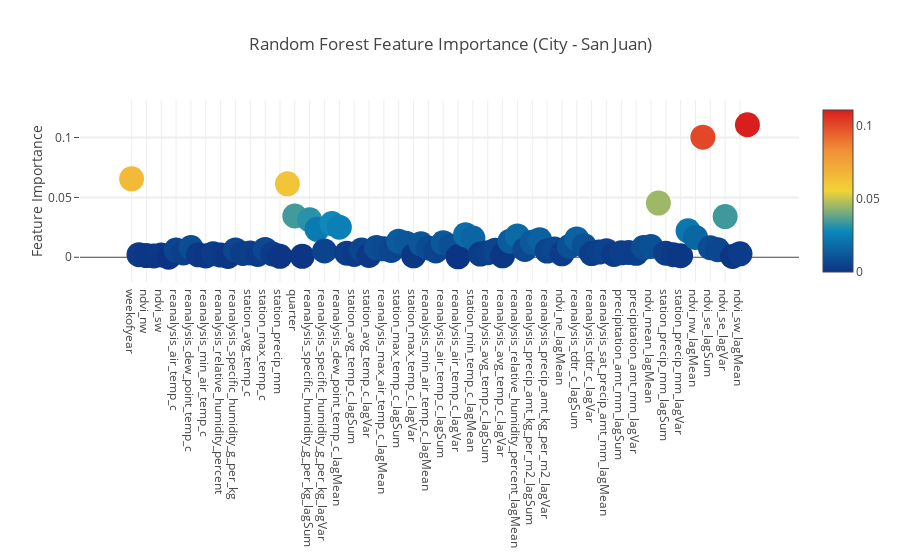
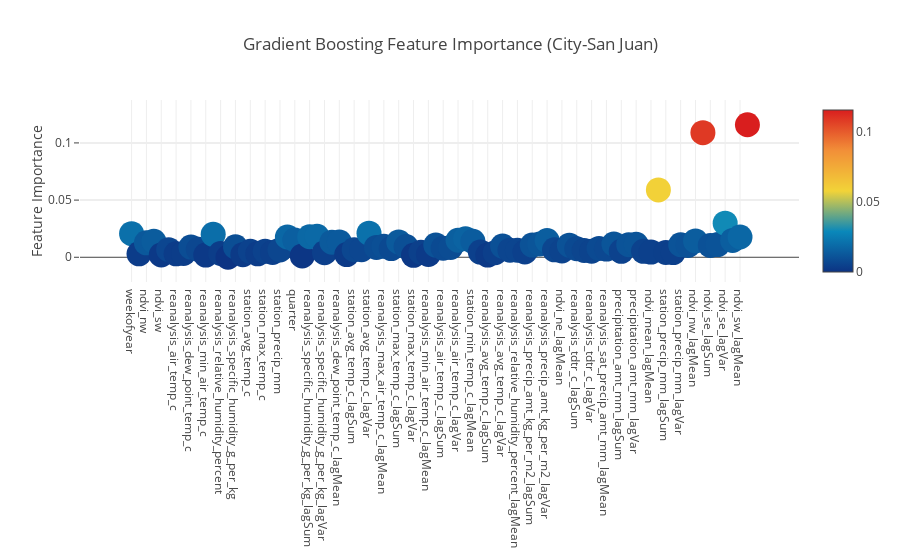
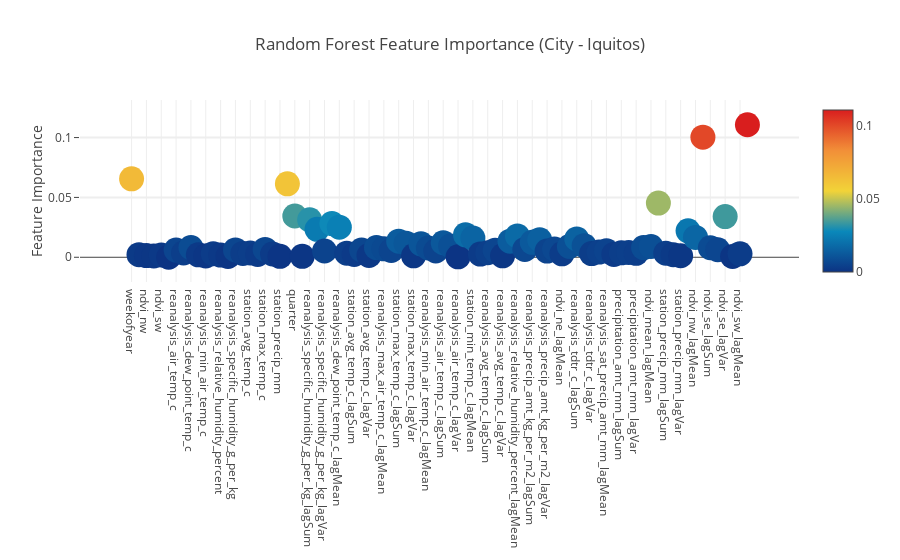
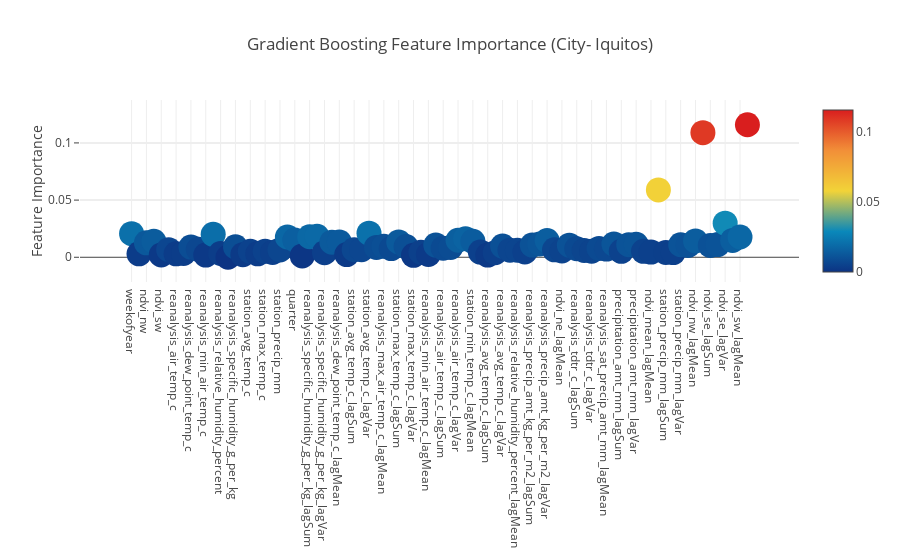

Notebook code for these charts, in order:
### Code cell
# Scatter plot 
trace = go.Scatter( y = feature_dataframe_sj['Random Forest feature importances'].values,
                    x = feature_dataframe_sj['features'].values,
                    mode='markers',
                    marker=dict( sizemode = 'diameter',
                                 sizeref = 1,
                                 size = 25,
                                 color = feature_dataframe_sj['Random Forest feature importances'].values,
                                 colorscale='Portland',
                                 showscale=True ),
                    text = feature_dataframe_sj['features'].values )
data = [trace]

layout= go.Layout(  autosize= True,
                    title= 'Random Forest Feature Importance (City - San Juan)',
                    hovermode= 'closest',
                    yaxis=dict( title= 'Feature Importance',
                                ticklen= 5,
                                gridwidth= 2 ),
                    xaxis= dict( automargin= True),
                    showlegend= False )
fig = go.Figure( data=data, layout=layout )
py.iplot( fig, filename='scatter2010' )

# Scatter plot 
trace = go.Scatter( y = feature_dataframe_sj['Gradient Boost feature importances'].values,
                    x = feature_dataframe_sj['features'].values,
                    mode='markers',
                    marker=dict( sizemode = 'diameter',
                                 sizeref = 1,
                                 size = 25,
                                 color = feature_dataframe_sj['Gradient Boost feature importances'].values,
                                 colorscale='Portland',
                                 showscale=True ),
                    text = feature_dataframe_sj['features'].values )
data = [trace]

layout= go.Layout(  autosize= True,
                    title= 'Gradient Boosting Feature Importance (City-San Juan)',
                    hovermode= 'closest',
                    yaxis=dict( title= 'Feature Importance',
                                ticklen= 5,
                                gridwidth= 2,
                              automargin= True),
                    xaxis= dict( automargin= True),
                    showlegend= False )
fig = go.Figure( data=data, layout=layout)
py.iplot( fig, filename='scatter2010' )

# Scatter plot 
trace = go.Scatter( y = feature_dataframe_sj['Random Forest feature importances'].values,
                    x = feature_dataframe_sj['features'].values,
                    mode='markers',
                    marker=dict( sizemode = 'diameter',
                                 sizeref = 1,
                                 size = 25,
                                 color = feature_dataframe_sj['Random Forest feature importances'].values,
                                 colorscale='Portland',
                                 showscale=True ),
                    text = feature_dataframe_sj['features'].values )
data = [trace]

layout= go.Layout(  autosize= True,
                    title= 'Random Forest Feature Importance (City - Iquitos)',
                    hovermode= 'closest',
                    yaxis=dict( title= 'Feature Importance',
                                ticklen= 5,
                                gridwidth= 2 ),
                    xaxis= dict( automargin= True),
                    showlegend= False )
fig = go.Figure( data=data, layout=layout )
py.iplot( fig, filename='scatter2010' )

# Scatter plot 
trace = go.Scatter( y = feature_dataframe_sj['Gradient Boost feature importances'].values,
                    x = feature_dataframe_sj['features'].values,
                    mode='markers',
                    marker=dict( sizemode = 'diameter',
                                 sizeref = 1,
                                 size = 25,
                                 color = feature_dataframe_sj['Gradient Boost feature importances'].values,
                                 colorscale='Portland',
                                 showscale=True ),
                    text = feature_dataframe_sj['features'].values )
data = [trace]

layout= go.Layout(  autosize= True,
                    title= 'Gradient Boosting Feature Importance (City- Iquitos)',
                    hovermode= 'closest',
                    yaxis=dict( title= 'Feature Importance',
                                ticklen= 5,
                                gridwidth= 2,
                              automargin= True),
                    xaxis= dict( automargin= True),
                    showlegend= False )
fig = go.Figure( data=data, layout=layout)
py.iplot( fig, filename='scatter2010' )

### Figure 1 — Plotly figure (JSON) as saved in the notebook; plotly's stock layout.template omitted (floating-point values rounded to 4 significant figures)
{"data": [{"marker": {"color": [0.06552, 0.002194, 0.0014, 0.001157, 0.001986, 0, 0.005984, 0.003547, 0.008092, 0.00207, 0.001116, 0.002997, 0.00187, 0.0007398, 0.006146, 0.003251, 0.00357, 0.002413, 0.006586, 0.00271, 0.0008126, 0.06134, 0.03447, 0.0008174, 0.0313, 0.02337, 0.00526, 0.02811, 0.02517, 0.003435, 0.002301, 0.006103, 0.001525, 0.008073, 0.007083, 0.005647, 0.01346, 0.01173, 0.001226, 0.01123, 0.007744, 0.005221, 0.01211, 0.009452, 0.0003848, 0.01875, 0.01604, 0.002647, 0.003868, 0.005833, 0.001173, 0.01346, 0.01781, 0.006537, 0.01249, 0.01465, 0.005171, 0.006843, 0.002888, 0.008984, 0.0153, 0.009724, 0.003112, 0.004326, 0.00535, 0.002391, 0.003692, 0.004067, 0.003278, 0.008094, 0.009029, 0.04528, 0.003465, 0.002174, 0.00125, 0.0221, 0.01659, 0.1004, 0.007972, 0.006313, 0.034, 0.000676, 0.002856, 0.1107], "colorscale": "Portland", "showscale": true, "size": 25, "sizemode": "diameter", "sizeref": 1}, "mode": "markers", "text": ["weekofyear", "ndvi_ne", "ndvi_nw", "ndvi_se", "ndvi_sw", "precipitation_amt_mm", "reanalysis_air_temp_c", "reanalysis_avg_temp_c", "reanalysis_dew_point_temp_c", "reanalysis_max_air_temp_c", "reanalysis_min_air_temp_c", "reanalysis_precip_amt_kg_per_m2", "reanalysis_relative_humidity_percent", "reanalysis_sat_precip_amt_mm", "reanalysis_specific_humidity_g_per_kg", "reanalysis_tdtr_c", "station_avg_temp_c", "station_diur_temp_rng_c", "station_max_temp_c", "station_min_temp_c", "station_precip_mm", "month", "quarter", "ndvi_mean", "reanalysis_specific_humidity_g_per_kg_lagSum", "reanalysis_specific_humidity_g_per_kg_lagMean", "reanalysis_specific_humidity_g_per_kg_lagVar", "reanalysis_dew_point_temp_c_lagSum", "reanalysis_dew_point_temp_c_lagMean", "reanalysis_dew_point_temp_c_lagVar", "station_avg_temp_c_lagSum", "station_avg_temp_c_lagMean", "station_avg_temp_c_lagVar", "reanalysis_max_air_temp_c_lagSum", "reanalysis_max_air_temp_c_lagMean", "reanalysis_max_air_temp_c_lagVar", "station_max_temp_c_lagSum", "station_max_temp_c_lagMean", "station_max_temp_c_lagVar", "reanalysis_min_air_temp_c_lagSum", "reanalysis_min_air_temp_c_lagMean", "reanalysis_min_air_temp_c_lagVar", "reanalysis_air_temp_c_lagSum", "reanalysis_air_temp_c_lagMean", "reanalysis_air_temp_c_lagVar", "station_min_temp_c_lagSum", "station_min_temp_c_lagMean", "station_min_temp_c_lagVar", "reanalysis_avg_temp_c_lagSum", "reanalysis_avg_temp_c_lagMean", "reanalysis_avg_temp_c_lagVar", "reanalysis_relative_humidity_percent_lagSum", "reanalysis_relative_humidity_percent_lagMean", "reanalysis_relative_humidity_percent_lagVar", "reanalysis_precip_amt_kg_per_m2_lagSum", "reanalysis_precip_amt_kg_per_m2_lagMean", "reanalysis_precip_amt_kg_per_m2_lagVar", "ndvi_ne_lagSum", "ndvi_ne_lagMean", "ndvi_ne_lagVar", "reanalysis_tdtr_c_lagSum", "reanalysis_tdtr_c_lagMean", "reanalysis_tdtr_c_lagVar", "reanalysis_sat_precip_amt_mm_lagSum", "reanalysis_sat_precip_amt_mm_lagMean", "reanalysis_sat_precip_amt_mm_lagVar", "precipitation_amt_mm_lagSum", "precipitation_amt_mm_lagMean", "precipitation_amt_mm_lagVar", "ndvi_mean_lagSum", "ndvi_mean_lagMean", "ndvi_mean_lagVar", "station_precip_mm_lagSum", "station_precip_mm_lagMean", "station_precip_mm_lagVar", "ndvi_nw_lagSum", "ndvi_nw_lagMean", "ndvi_nw_lagVar", "ndvi_se_lagSum", "ndvi_se_lagMean", "ndvi_se_lagVar", "ndvi_sw_lagSum", "ndvi_sw_lagMean", "ndvi_sw_lagVar"], "type": "scatter", "uid": "7886048a-d62c-46e2-86f5-350b93ead2fd", "x": ["weekofyear", "ndvi_ne", "ndvi_nw", "ndvi_se", "ndvi_sw", "precipitation_amt_mm", "reanalysis_air_temp_c", "reanalysis_avg_temp_c", "reanalysis_dew_point_temp_c", "reanalysis_max_air_temp_c", "reanalysis_min_air_temp_c", "reanalysis_precip_amt_kg_per_m2", "reanalysis_relative_humidity_percent", "reanalysis_sat_precip_amt_mm", "reanalysis_specific_humidity_g_per_kg", "reanalysis_tdtr_c", "station_avg_temp_c", "station_diur_temp_rng_c", "station_max_temp_c", "station_min_temp_c", "station_precip_mm", "month", "quarter", "ndvi_mean", "reanalysis_specific_humidity_g_per_kg_lagSum", "reanalysis_specific_humidity_g_per_kg_lagMean", "reanalysis_specific_humidity_g_per_kg_lagVar", "reanalysis_dew_point_temp_c_lagSum", "reanalysis_dew_point_temp_c_lagMean", "reanalysis_dew_point_temp_c_lagVar", "station_avg_temp_c_lagSum", "station_avg_temp_c_lagMean", "station_avg_temp_c_lagVar", "reanalysis_max_air_temp_c_lagSum", "reanalysis_max_air_temp_c_lagMean", "reanalysis_max_air_temp_c_lagVar", "station_max_temp_c_lagSum", "station_max_temp_c_lagMean", "station_max_temp_c_lagVar", "reanalysis_min_air_temp_c_lagSum", "reanalysis_min_air_temp_c_lagMean", "reanalysis_min_air_temp_c_lagVar", "reanalysis_air_temp_c_lagSum", "reanalysis_air_temp_c_lagMean", "reanalysis_air_temp_c_lagVar", "station_min_temp_c_lagSum", "station_min_temp_c_lagMean", "station_min_temp_c_lagVar", "reanalysis_avg_temp_c_lagSum", "reanalysis_avg_temp_c_lagMean", "reanalysis_avg_temp_c_lagVar", "reanalysis_relative_humidity_percent_lagSum", "reanalysis_relative_humidity_percent_lagMean", "reanalysis_relative_humidity_percent_lagVar", "reanalysis_precip_amt_kg_per_m2_lagSum", "reanalysis_precip_amt_kg_per_m2_lagMean", "reanalysis_precip_amt_kg_per_m2_lagVar", "ndvi_ne_lagSum", "ndvi_ne_lagMean", "ndvi_ne_lagVar", "reanalysis_tdtr_c_lagSum", "reanalysis_tdtr_c_lagMean", "reanalysis_tdtr_c_lagVar", "reanalysis_sat_precip_amt_mm_lagSum", "reanalysis_sat_precip_amt_mm_lagMean", "reanalysis_sat_precip_amt_mm_lagVar", "precipitation_amt_mm_lagSum", "precipitation_amt_mm_lagMean", "precipitation_amt_mm_lagVar", "ndvi_mean_lagSum", "ndvi_mean_lagMean", "ndvi_mean_lagVar", "station_precip_mm_lagSum", "station_precip_mm_lagMean", "station_precip_mm_lagVar", "ndvi_nw_lagSum", "ndvi_nw_lagMean", "ndvi_nw_lagVar", "ndvi_se_lagSum", "ndvi_se_lagMean", "ndvi_se_lagVar", "ndvi_sw_lagSum", "ndvi_sw_lagMean", "ndvi_sw_lagVar"], "y": [0.06552, 0.002194, 0.0014, 0.001157, 0.001986, 0, 0.005984, 0.003547, 0.008092, 0.00207, 0.001116, 0.002997, 0.00187, 0.0007398, 0.006146, 0.003251, 0.00357, 0.002413, 0.006586, 0.00271, 0.0008126, 0.06134, 0.03447, 0.0008174, 0.0313, 0.02337, 0.00526, 0.02811, 0.02517, 0.003435, 0.002301, 0.006103, 0.001525, 0.008073, 0.007083, 0.005647, 0.01346, 0.01173, 0.001226, 0.01123, 0.007744, 0.005221, 0.01211, 0.009452, 0.0003848, 0.01875, 0.01604, 0.002647, 0.003868, 0.005833, 0.001173, 0.01346, 0.01781, 0.006537, 0.01249, 0.01465, 0.005171, 0.006843, 0.002888, 0.008984, 0.0153, 0.009724, 0.003112, 0.004326, 0.00535, 0.002391, 0.003692, 0.004067, 0.003278, 0.008094, 0.009029, 0.04528, 0.003465, 0.002174, 0.00125, 0.0221, 0.01659, 0.1004, 0.007972, 0.006313, 0.034, 0.000676, 0.002856, 0.1107]}], "layout": {"autosize": true, "hovermode": "closest", "showlegend": false, "title": {"text": "Random Forest Feature Importance (City - San Juan)"}, "xaxis": {"automargin": true}, "yaxis": {"gridwidth": 2, "ticklen": 5, "title": {"text": "Feature Importance"}}}}

### Figure 2 — Plotly figure (JSON) as saved in the notebook; plotly's stock layout.template omitted (floating-point values rounded to 4 significant figures)
{"data": [{"marker": {"color": [0.02063, 0.00304, 0.0126, 0.01394, 0.002074, 0.006645, 0.003006, 0.00335, 0.008889, 0.00697, 0.00194, 0.02007, 0.00332, 0, 0.009163, 0.002293, 0.005234, 0.003021, 0.005202, 0.004211, 0.006459, 0.01774, 0.01512, 0.001178, 0.01798, 0.01837, 0.004022, 0.01322, 0.01345, 0.002354, 0.006681, 0.00664, 0.02106, 0.008603, 0.009567, 0.007572, 0.0134, 0.009381, 0.0017, 0.004404, 0.00251, 0.01066, 0.007926, 0.008545, 0.01487, 0.01624, 0.01398, 0.004521, 0.001957, 0.004015, 0.009817, 0.006238, 0.006129, 0.004594, 0.01069, 0.01163, 0.01457, 0.006536, 0.005458, 0.01062, 0.007515, 0.006012, 0.005373, 0.007723, 0.007134, 0.01155, 0.005161, 0.01102, 0.01132, 0.005221, 0.004578, 0.05887, 0.00425, 0.004127, 0.01094, 0.01034, 0.01427, 0.109, 0.01035, 0.01106, 0.02985, 0.01471, 0.01773, 0.1159], "colorscale": "Portland", "showscale": true, "size": 25, "sizemode": "diameter", "sizeref": 1}, "mode": "markers", "text": ["weekofyear", "ndvi_ne", "ndvi_nw", "ndvi_se", "ndvi_sw", "precipitation_amt_mm", "reanalysis_air_temp_c", "reanalysis_avg_temp_c", "reanalysis_dew_point_temp_c", "reanalysis_max_air_temp_c", "reanalysis_min_air_temp_c", "reanalysis_precip_amt_kg_per_m2", "reanalysis_relative_humidity_percent", "reanalysis_sat_precip_amt_mm", "reanalysis_specific_humidity_g_per_kg", "reanalysis_tdtr_c", "station_avg_temp_c", "station_diur_temp_rng_c", "station_max_temp_c", "station_min_temp_c", "station_precip_mm", "month", "quarter", "ndvi_mean", "reanalysis_specific_humidity_g_per_kg_lagSum", "reanalysis_specific_humidity_g_per_kg_lagMean", "reanalysis_specific_humidity_g_per_kg_lagVar", "reanalysis_dew_point_temp_c_lagSum", "reanalysis_dew_point_temp_c_lagMean", "reanalysis_dew_point_temp_c_lagVar", "station_avg_temp_c_lagSum", "station_avg_temp_c_lagMean", "station_avg_temp_c_lagVar", "reanalysis_max_air_temp_c_lagSum", "reanalysis_max_air_temp_c_lagMean", "reanalysis_max_air_temp_c_lagVar", "station_max_temp_c_lagSum", "station_max_temp_c_lagMean", "station_max_temp_c_lagVar", "reanalysis_min_air_temp_c_lagSum", "reanalysis_min_air_temp_c_lagMean", "reanalysis_min_air_temp_c_lagVar", "reanalysis_air_temp_c_lagSum", "reanalysis_air_temp_c_lagMean", "reanalysis_air_temp_c_lagVar", "station_min_temp_c_lagSum", "station_min_temp_c_lagMean", "station_min_temp_c_lagVar", "reanalysis_avg_temp_c_lagSum", "reanalysis_avg_temp_c_lagMean", "reanalysis_avg_temp_c_lagVar", "reanalysis_relative_humidity_percent_lagSum", "reanalysis_relative_humidity_percent_lagMean", "reanalysis_relative_humidity_percent_lagVar", "reanalysis_precip_amt_kg_per_m2_lagSum", "reanalysis_precip_amt_kg_per_m2_lagMean", "reanalysis_precip_amt_kg_per_m2_lagVar", "ndvi_ne_lagSum", "ndvi_ne_lagMean", "ndvi_ne_lagVar", "reanalysis_tdtr_c_lagSum", "reanalysis_tdtr_c_lagMean", "reanalysis_tdtr_c_lagVar", "reanalysis_sat_precip_amt_mm_lagSum", "reanalysis_sat_precip_amt_mm_lagMean", "reanalysis_sat_precip_amt_mm_lagVar", "precipitation_amt_mm_lagSum", "precipitation_amt_mm_lagMean", "precipitation_amt_mm_lagVar", "ndvi_mean_lagSum", "ndvi_mean_lagMean", "ndvi_mean_lagVar", "station_precip_mm_lagSum", "station_precip_mm_lagMean", "station_precip_mm_lagVar", "ndvi_nw_lagSum", "ndvi_nw_lagMean", "ndvi_nw_lagVar", "ndvi_se_lagSum", "ndvi_se_lagMean", "ndvi_se_lagVar", "ndvi_sw_lagSum", "ndvi_sw_lagMean", "ndvi_sw_lagVar"], "type": "scatter", "uid": "d2558c41-9b0f-4dde-ab99-c8fa993d381a", "x": ["weekofyear", "ndvi_ne", "ndvi_nw", "ndvi_se", "ndvi_sw", "precipitation_amt_mm", "reanalysis_air_temp_c", "reanalysis_avg_temp_c", "reanalysis_dew_point_temp_c", "reanalysis_max_air_temp_c", "reanalysis_min_air_temp_c", "reanalysis_precip_amt_kg_per_m2", "reanalysis_relative_humidity_percent", "reanalysis_sat_precip_amt_mm", "reanalysis_specific_humidity_g_per_kg", "reanalysis_tdtr_c", "station_avg_temp_c", "station_diur_temp_rng_c", "station_max_temp_c", "station_min_temp_c", "station_precip_mm", "month", "quarter", "ndvi_mean", "reanalysis_specific_humidity_g_per_kg_lagSum", "reanalysis_specific_humidity_g_per_kg_lagMean", "reanalysis_specific_humidity_g_per_kg_lagVar", "reanalysis_dew_point_temp_c_lagSum", "reanalysis_dew_point_temp_c_lagMean", "reanalysis_dew_point_temp_c_lagVar", "station_avg_temp_c_lagSum", "station_avg_temp_c_lagMean", "station_avg_temp_c_lagVar", "reanalysis_max_air_temp_c_lagSum", "reanalysis_max_air_temp_c_lagMean", "reanalysis_max_air_temp_c_lagVar", "station_max_temp_c_lagSum", "station_max_temp_c_lagMean", "station_max_temp_c_lagVar", "reanalysis_min_air_temp_c_lagSum", "reanalysis_min_air_temp_c_lagMean", "reanalysis_min_air_temp_c_lagVar", "reanalysis_air_temp_c_lagSum", "reanalysis_air_temp_c_lagMean", "reanalysis_air_temp_c_lagVar", "station_min_temp_c_lagSum", "station_min_temp_c_lagMean", "station_min_temp_c_lagVar", "reanalysis_avg_temp_c_lagSum", "reanalysis_avg_temp_c_lagMean", "reanalysis_avg_temp_c_lagVar", "reanalysis_relative_humidity_percent_lagSum", "reanalysis_relative_humidity_percent_lagMean", "reanalysis_relative_humidity_percent_lagVar", "reanalysis_precip_amt_kg_per_m2_lagSum", "reanalysis_precip_amt_kg_per_m2_lagMean", "reanalysis_precip_amt_kg_per_m2_lagVar", "ndvi_ne_lagSum", "ndvi_ne_lagMean", "ndvi_ne_lagVar", "reanalysis_tdtr_c_lagSum", "reanalysis_tdtr_c_lagMean", "reanalysis_tdtr_c_lagVar", "reanalysis_sat_precip_amt_mm_lagSum", "reanalysis_sat_precip_amt_mm_lagMean", "reanalysis_sat_precip_amt_mm_lagVar", "precipitation_amt_mm_lagSum", "precipitation_amt_mm_lagMean", "precipitation_amt_mm_lagVar", "ndvi_mean_lagSum", "ndvi_mean_lagMean", "ndvi_mean_lagVar", "station_precip_mm_lagSum", "station_precip_mm_lagMean", "station_precip_mm_lagVar", "ndvi_nw_lagSum", "ndvi_nw_lagMean", "ndvi_nw_lagVar", "ndvi_se_lagSum", "ndvi_se_lagMean", "ndvi_se_lagVar", "ndvi_sw_lagSum", "ndvi_sw_lagMean", "ndvi_sw_lagVar"], "y": [0.02063, 0.00304, 0.0126, 0.01394, 0.002074, 0.006645, 0.003006, 0.00335, 0.008889, 0.00697, 0.00194, 0.02007, 0.00332, 0, 0.009163, 0.002293, 0.005234, 0.003021, 0.005202, 0.004211, 0.006459, 0.01774, 0.01512, 0.001178, 0.01798, 0.01837, 0.004022, 0.01322, 0.01345, 0.002354, 0.006681, 0.00664, 0.02106, 0.008603, 0.009567, 0.007572, 0.0134, 0.009381, 0.0017, 0.004404, 0.00251, 0.01066, 0.007926, 0.008545, 0.01487, 0.01624, 0.01398, 0.004521, 0.001957, 0.004015, 0.009817, 0.006238, 0.006129, 0.004594, 0.01069, 0.01163, 0.01457, 0.006536, 0.005458, 0.01062, 0.007515, 0.006012, 0.005373, 0.007723, 0.007134, 0.01155, 0.005161, 0.01102, 0.01132, 0.005221, 0.004578, 0.05887, 0.00425, 0.004127, 0.01094, 0.01034, 0.01427, 0.109, 0.01035, 0.01106, 0.02985, 0.01471, 0.01773, 0.1159]}], "layout": {"autosize": true, "hovermode": "closest", "showlegend": false, "title": {"text": "Gradient Boosting Feature Importance (City-San Juan)"}, "xaxis": {"automargin": true}, "yaxis": {"automargin": true, "gridwidth": 2, "ticklen": 5, "title": {"text": "Feature Importance"}}}}

### Figure 3 — Plotly figure (JSON) as saved in the notebook; plotly's stock layout.template omitted (floating-point values rounded to 4 significant figures)
{"data": [{"marker": {"color": [0.06552, 0.002194, 0.0014, 0.001157, 0.001986, 0, 0.005984, 0.003547, 0.008092, 0.00207, 0.001116, 0.002997, 0.00187, 0.0007398, 0.006146, 0.003251, 0.00357, 0.002413, 0.006586, 0.00271, 0.0008126, 0.06134, 0.03447, 0.0008174, 0.0313, 0.02337, 0.00526, 0.02811, 0.02517, 0.003435, 0.002301, 0.006103, 0.001525, 0.008073, 0.007083, 0.005647, 0.01346, 0.01173, 0.001226, 0.01123, 0.007744, 0.005221, 0.01211, 0.009452, 0.0003848, 0.01875, 0.01604, 0.002647, 0.003868, 0.005833, 0.001173, 0.01346, 0.01781, 0.006537, 0.01249, 0.01465, 0.005171, 0.006843, 0.002888, 0.008984, 0.0153, 0.009724, 0.003112, 0.004326, 0.00535, 0.002391, 0.003692, 0.004067, 0.003278, 0.008094, 0.009029, 0.04528, 0.003465, 0.002174, 0.00125, 0.0221, 0.01659, 0.1004, 0.007972, 0.006313, 0.034, 0.000676, 0.002856, 0.1107], "colorscale": "Portland", "showscale": true, "size": 25, "sizemode": "diameter", "sizeref": 1}, "mode": "markers", "text": ["weekofyear", "ndvi_ne", "ndvi_nw", "ndvi_se", "ndvi_sw", "precipitation_amt_mm", "reanalysis_air_temp_c", "reanalysis_avg_temp_c", "reanalysis_dew_point_temp_c", "reanalysis_max_air_temp_c", "reanalysis_min_air_temp_c", "reanalysis_precip_amt_kg_per_m2", "reanalysis_relative_humidity_percent", "reanalysis_sat_precip_amt_mm", "reanalysis_specific_humidity_g_per_kg", "reanalysis_tdtr_c", "station_avg_temp_c", "station_diur_temp_rng_c", "station_max_temp_c", "station_min_temp_c", "station_precip_mm", "month", "quarter", "ndvi_mean", "reanalysis_specific_humidity_g_per_kg_lagSum", "reanalysis_specific_humidity_g_per_kg_lagMean", "reanalysis_specific_humidity_g_per_kg_lagVar", "reanalysis_dew_point_temp_c_lagSum", "reanalysis_dew_point_temp_c_lagMean", "reanalysis_dew_point_temp_c_lagVar", "station_avg_temp_c_lagSum", "station_avg_temp_c_lagMean", "station_avg_temp_c_lagVar", "reanalysis_max_air_temp_c_lagSum", "reanalysis_max_air_temp_c_lagMean", "reanalysis_max_air_temp_c_lagVar", "station_max_temp_c_lagSum", "station_max_temp_c_lagMean", "station_max_temp_c_lagVar", "reanalysis_min_air_temp_c_lagSum", "reanalysis_min_air_temp_c_lagMean", "reanalysis_min_air_temp_c_lagVar", "reanalysis_air_temp_c_lagSum", "reanalysis_air_temp_c_lagMean", "reanalysis_air_temp_c_lagVar", "station_min_temp_c_lagSum", "station_min_temp_c_lagMean", "station_min_temp_c_lagVar", "reanalysis_avg_temp_c_lagSum", "reanalysis_avg_temp_c_lagMean", "reanalysis_avg_temp_c_lagVar", "reanalysis_relative_humidity_percent_lagSum", "reanalysis_relative_humidity_percent_lagMean", "reanalysis_relative_humidity_percent_lagVar", "reanalysis_precip_amt_kg_per_m2_lagSum", "reanalysis_precip_amt_kg_per_m2_lagMean", "reanalysis_precip_amt_kg_per_m2_lagVar", "ndvi_ne_lagSum", "ndvi_ne_lagMean", "ndvi_ne_lagVar", "reanalysis_tdtr_c_lagSum", "reanalysis_tdtr_c_lagMean", "reanalysis_tdtr_c_lagVar", "reanalysis_sat_precip_amt_mm_lagSum", "reanalysis_sat_precip_amt_mm_lagMean", "reanalysis_sat_precip_amt_mm_lagVar", "precipitation_amt_mm_lagSum", "precipitation_amt_mm_lagMean", "precipitation_amt_mm_lagVar", "ndvi_mean_lagSum", "ndvi_mean_lagMean", "ndvi_mean_lagVar", "station_precip_mm_lagSum", "station_precip_mm_lagMean", "station_precip_mm_lagVar", "ndvi_nw_lagSum", "ndvi_nw_lagMean", "ndvi_nw_lagVar", "ndvi_se_lagSum", "ndvi_se_lagMean", "ndvi_se_lagVar", "ndvi_sw_lagSum", "ndvi_sw_lagMean", "ndvi_sw_lagVar"], "type": "scatter", "uid": "476c01ff-6296-4bae-a2f9-74ce7c12dab0", "x": ["weekofyear", "ndvi_ne", "ndvi_nw", "ndvi_se", "ndvi_sw", "precipitation_amt_mm", "reanalysis_air_temp_c", "reanalysis_avg_temp_c", "reanalysis_dew_point_temp_c", "reanalysis_max_air_temp_c", "reanalysis_min_air_temp_c", "reanalysis_precip_amt_kg_per_m2", "reanalysis_relative_humidity_percent", "reanalysis_sat_precip_amt_mm", "reanalysis_specific_humidity_g_per_kg", "reanalysis_tdtr_c", "station_avg_temp_c", "station_diur_temp_rng_c", "station_max_temp_c", "station_min_temp_c", "station_precip_mm", "month", "quarter", "ndvi_mean", "reanalysis_specific_humidity_g_per_kg_lagSum", "reanalysis_specific_humidity_g_per_kg_lagMean", "reanalysis_specific_humidity_g_per_kg_lagVar", "reanalysis_dew_point_temp_c_lagSum", "reanalysis_dew_point_temp_c_lagMean", "reanalysis_dew_point_temp_c_lagVar", "station_avg_temp_c_lagSum", "station_avg_temp_c_lagMean", "station_avg_temp_c_lagVar", "reanalysis_max_air_temp_c_lagSum", "reanalysis_max_air_temp_c_lagMean", "reanalysis_max_air_temp_c_lagVar", "station_max_temp_c_lagSum", "station_max_temp_c_lagMean", "station_max_temp_c_lagVar", "reanalysis_min_air_temp_c_lagSum", "reanalysis_min_air_temp_c_lagMean", "reanalysis_min_air_temp_c_lagVar", "reanalysis_air_temp_c_lagSum", "reanalysis_air_temp_c_lagMean", "reanalysis_air_temp_c_lagVar", "station_min_temp_c_lagSum", "station_min_temp_c_lagMean", "station_min_temp_c_lagVar", "reanalysis_avg_temp_c_lagSum", "reanalysis_avg_temp_c_lagMean", "reanalysis_avg_temp_c_lagVar", "reanalysis_relative_humidity_percent_lagSum", "reanalysis_relative_humidity_percent_lagMean", "reanalysis_relative_humidity_percent_lagVar", "reanalysis_precip_amt_kg_per_m2_lagSum", "reanalysis_precip_amt_kg_per_m2_lagMean", "reanalysis_precip_amt_kg_per_m2_lagVar", "ndvi_ne_lagSum", "ndvi_ne_lagMean", "ndvi_ne_lagVar", "reanalysis_tdtr_c_lagSum", "reanalysis_tdtr_c_lagMean", "reanalysis_tdtr_c_lagVar", "reanalysis_sat_precip_amt_mm_lagSum", "reanalysis_sat_precip_amt_mm_lagMean", "reanalysis_sat_precip_amt_mm_lagVar", "precipitation_amt_mm_lagSum", "precipitation_amt_mm_lagMean", "precipitation_amt_mm_lagVar", "ndvi_mean_lagSum", "ndvi_mean_lagMean", "ndvi_mean_lagVar", "station_precip_mm_lagSum", "station_precip_mm_lagMean", "station_precip_mm_lagVar", "ndvi_nw_lagSum", "ndvi_nw_lagMean", "ndvi_nw_lagVar", "ndvi_se_lagSum", "ndvi_se_lagMean", "ndvi_se_lagVar", "ndvi_sw_lagSum", "ndvi_sw_lagMean", "ndvi_sw_lagVar"], "y": [0.06552, 0.002194, 0.0014, 0.001157, 0.001986, 0, 0.005984, 0.003547, 0.008092, 0.00207, 0.001116, 0.002997, 0.00187, 0.0007398, 0.006146, 0.003251, 0.00357, 0.002413, 0.006586, 0.00271, 0.0008126, 0.06134, 0.03447, 0.0008174, 0.0313, 0.02337, 0.00526, 0.02811, 0.02517, 0.003435, 0.002301, 0.006103, 0.001525, 0.008073, 0.007083, 0.005647, 0.01346, 0.01173, 0.001226, 0.01123, 0.007744, 0.005221, 0.01211, 0.009452, 0.0003848, 0.01875, 0.01604, 0.002647, 0.003868, 0.005833, 0.001173, 0.01346, 0.01781, 0.006537, 0.01249, 0.01465, 0.005171, 0.006843, 0.002888, 0.008984, 0.0153, 0.009724, 0.003112, 0.004326, 0.00535, 0.002391, 0.003692, 0.004067, 0.003278, 0.008094, 0.009029, 0.04528, 0.003465, 0.002174, 0.00125, 0.0221, 0.01659, 0.1004, 0.007972, 0.006313, 0.034, 0.000676, 0.002856, 0.1107]}], "layout": {"autosize": true, "hovermode": "closest", "showlegend": false, "title": {"text": "Random Forest Feature Importance (City - Iquitos)"}, "xaxis": {"automargin": true}, "yaxis": {"gridwidth": 2, "ticklen": 5, "title": {"text": "Feature Importance"}}}}

### Figure 4 — Plotly figure (JSON) as saved in the notebook; plotly's stock layout.template omitted (floating-point values rounded to 4 significant figures)
{"data": [{"marker": {"color": [0.02063, 0.00304, 0.0126, 0.01394, 0.002074, 0.006645, 0.003006, 0.00335, 0.008889, 0.00697, 0.00194, 0.02007, 0.00332, 0, 0.009163, 0.002293, 0.005234, 0.003021, 0.005202, 0.004211, 0.006459, 0.01774, 0.01512, 0.001178, 0.01798, 0.01837, 0.004022, 0.01322, 0.01345, 0.002354, 0.006681, 0.00664, 0.02106, 0.008603, 0.009567, 0.007572, 0.0134, 0.009381, 0.0017, 0.004404, 0.00251, 0.01066, 0.007926, 0.008545, 0.01487, 0.01624, 0.01398, 0.004521, 0.001957, 0.004015, 0.009817, 0.006238, 0.006129, 0.004594, 0.01069, 0.01163, 0.01457, 0.006536, 0.005458, 0.01062, 0.007515, 0.006012, 0.005373, 0.007723, 0.007134, 0.01155, 0.005161, 0.01102, 0.01132, 0.005221, 0.004578, 0.05887, 0.00425, 0.004127, 0.01094, 0.01034, 0.01427, 0.109, 0.01035, 0.01106, 0.02985, 0.01471, 0.01773, 0.1159], "colorscale": "Portland", "showscale": true, "size": 25, "sizemode": "diameter", "sizeref": 1}, "mode": "markers", "text": ["weekofyear", "ndvi_ne", "ndvi_nw", "ndvi_se", "ndvi_sw", "precipitation_amt_mm", "reanalysis_air_temp_c", "reanalysis_avg_temp_c", "reanalysis_dew_point_temp_c", "reanalysis_max_air_temp_c", "reanalysis_min_air_temp_c", "reanalysis_precip_amt_kg_per_m2", "reanalysis_relative_humidity_percent", "reanalysis_sat_precip_amt_mm", "reanalysis_specific_humidity_g_per_kg", "reanalysis_tdtr_c", "station_avg_temp_c", "station_diur_temp_rng_c", "station_max_temp_c", "station_min_temp_c", "station_precip_mm", "month", "quarter", "ndvi_mean", "reanalysis_specific_humidity_g_per_kg_lagSum", "reanalysis_specific_humidity_g_per_kg_lagMean", "reanalysis_specific_humidity_g_per_kg_lagVar", "reanalysis_dew_point_temp_c_lagSum", "reanalysis_dew_point_temp_c_lagMean", "reanalysis_dew_point_temp_c_lagVar", "station_avg_temp_c_lagSum", "station_avg_temp_c_lagMean", "station_avg_temp_c_lagVar", "reanalysis_max_air_temp_c_lagSum", "reanalysis_max_air_temp_c_lagMean", "reanalysis_max_air_temp_c_lagVar", "station_max_temp_c_lagSum", "station_max_temp_c_lagMean", "station_max_temp_c_lagVar", "reanalysis_min_air_temp_c_lagSum", "reanalysis_min_air_temp_c_lagMean", "reanalysis_min_air_temp_c_lagVar", "reanalysis_air_temp_c_lagSum", "reanalysis_air_temp_c_lagMean", "reanalysis_air_temp_c_lagVar", "station_min_temp_c_lagSum", "station_min_temp_c_lagMean", "station_min_temp_c_lagVar", "reanalysis_avg_temp_c_lagSum", "reanalysis_avg_temp_c_lagMean", "reanalysis_avg_temp_c_lagVar", "reanalysis_relative_humidity_percent_lagSum", "reanalysis_relative_humidity_percent_lagMean", "reanalysis_relative_humidity_percent_lagVar", "reanalysis_precip_amt_kg_per_m2_lagSum", "reanalysis_precip_amt_kg_per_m2_lagMean", "reanalysis_precip_amt_kg_per_m2_lagVar", "ndvi_ne_lagSum", "ndvi_ne_lagMean", "ndvi_ne_lagVar", "reanalysis_tdtr_c_lagSum", "reanalysis_tdtr_c_lagMean", "reanalysis_tdtr_c_lagVar", "reanalysis_sat_precip_amt_mm_lagSum", "reanalysis_sat_precip_amt_mm_lagMean", "reanalysis_sat_precip_amt_mm_lagVar", "precipitation_amt_mm_lagSum", "precipitation_amt_mm_lagMean", "precipitation_amt_mm_lagVar", "ndvi_mean_lagSum", "ndvi_mean_lagMean", "ndvi_mean_lagVar", "station_precip_mm_lagSum", "station_precip_mm_lagMean", "station_precip_mm_lagVar", "ndvi_nw_lagSum", "ndvi_nw_lagMean", "ndvi_nw_lagVar", "ndvi_se_lagSum", "ndvi_se_lagMean", "ndvi_se_lagVar", "ndvi_sw_lagSum", "ndvi_sw_lagMean", "ndvi_sw_lagVar"], "type": "scatter", "uid": "84c7e25a-c734-4bb5-93cc-5b51c647cf43", "x": ["weekofyear", "ndvi_ne", "ndvi_nw", "ndvi_se", "ndvi_sw", "precipitation_amt_mm", "reanalysis_air_temp_c", "reanalysis_avg_temp_c", "reanalysis_dew_point_temp_c", "reanalysis_max_air_temp_c", "reanalysis_min_air_temp_c", "reanalysis_precip_amt_kg_per_m2", "reanalysis_relative_humidity_percent", "reanalysis_sat_precip_amt_mm", "reanalysis_specific_humidity_g_per_kg", "reanalysis_tdtr_c", "station_avg_temp_c", "station_diur_temp_rng_c", "station_max_temp_c", "station_min_temp_c", "station_precip_mm", "month", "quarter", "ndvi_mean", "reanalysis_specific_humidity_g_per_kg_lagSum", "reanalysis_specific_humidity_g_per_kg_lagMean", "reanalysis_specific_humidity_g_per_kg_lagVar", "reanalysis_dew_point_temp_c_lagSum", "reanalysis_dew_point_temp_c_lagMean", "reanalysis_dew_point_temp_c_lagVar", "station_avg_temp_c_lagSum", "station_avg_temp_c_lagMean", "station_avg_temp_c_lagVar", "reanalysis_max_air_temp_c_lagSum", "reanalysis_max_air_temp_c_lagMean", "reanalysis_max_air_temp_c_lagVar", "station_max_temp_c_lagSum", "station_max_temp_c_lagMean", "station_max_temp_c_lagVar", "reanalysis_min_air_temp_c_lagSum", "reanalysis_min_air_temp_c_lagMean", "reanalysis_min_air_temp_c_lagVar", "reanalysis_air_temp_c_lagSum", "reanalysis_air_temp_c_lagMean", "reanalysis_air_temp_c_lagVar", "station_min_temp_c_lagSum", "station_min_temp_c_lagMean", "station_min_temp_c_lagVar", "reanalysis_avg_temp_c_lagSum", "reanalysis_avg_temp_c_lagMean", "reanalysis_avg_temp_c_lagVar", "reanalysis_relative_humidity_percent_lagSum", "reanalysis_relative_humidity_percent_lagMean", "reanalysis_relative_humidity_percent_lagVar", "reanalysis_precip_amt_kg_per_m2_lagSum", "reanalysis_precip_amt_kg_per_m2_lagMean", "reanalysis_precip_amt_kg_per_m2_lagVar", "ndvi_ne_lagSum", "ndvi_ne_lagMean", "ndvi_ne_lagVar", "reanalysis_tdtr_c_lagSum", "reanalysis_tdtr_c_lagMean", "reanalysis_tdtr_c_lagVar", "reanalysis_sat_precip_amt_mm_lagSum", "reanalysis_sat_precip_amt_mm_lagMean", "reanalysis_sat_precip_amt_mm_lagVar", "precipitation_amt_mm_lagSum", "precipitation_amt_mm_lagMean", "precipitation_amt_mm_lagVar", "ndvi_mean_lagSum", "ndvi_mean_lagMean", "ndvi_mean_lagVar", "station_precip_mm_lagSum", "station_precip_mm_lagMean", "station_precip_mm_lagVar", "ndvi_nw_lagSum", "ndvi_nw_lagMean", "ndvi_nw_lagVar", "ndvi_se_lagSum", "ndvi_se_lagMean", "ndvi_se_lagVar", "ndvi_sw_lagSum", "ndvi_sw_lagMean", "ndvi_sw_lagVar"], "y": [0.02063, 0.00304, 0.0126, 0.01394, 0.002074, 0.006645, 0.003006, 0.00335, 0.008889, 0.00697, 0.00194, 0.02007, 0.00332, 0, 0.009163, 0.002293, 0.005234, 0.003021, 0.005202, 0.004211, 0.006459, 0.01774, 0.01512, 0.001178, 0.01798, 0.01837, 0.004022, 0.01322, 0.01345, 0.002354, 0.006681, 0.00664, 0.02106, 0.008603, 0.009567, 0.007572, 0.0134, 0.009381, 0.0017, 0.004404, 0.00251, 0.01066, 0.007926, 0.008545, 0.01487, 0.01624, 0.01398, 0.004521, 0.001957, 0.004015, 0.009817, 0.006238, 0.006129, 0.004594, 0.01069, 0.01163, 0.01457, 0.006536, 0.005458, 0.01062, 0.007515, 0.006012, 0.005373, 0.007723, 0.007134, 0.01155, 0.005161, 0.01102, 0.01132, 0.005221, 0.004578, 0.05887, 0.00425, 0.004127, 0.01094, 0.01034, 0.01427, 0.109, 0.01035, 0.01106, 0.02985, 0.01471, 0.01773, 0.1159]}], "layout": {"autosize": true, "hovermode": "closest", "showlegend": false, "title": {"text": "Gradient Boosting Feature Importance (City- Iquitos)"}, "xaxis": {"automargin": true}, "yaxis": {"automargin": true, "gridwidth": 2, "ticklen": 5, "title": {"text": "Feature Importance"}}}}
